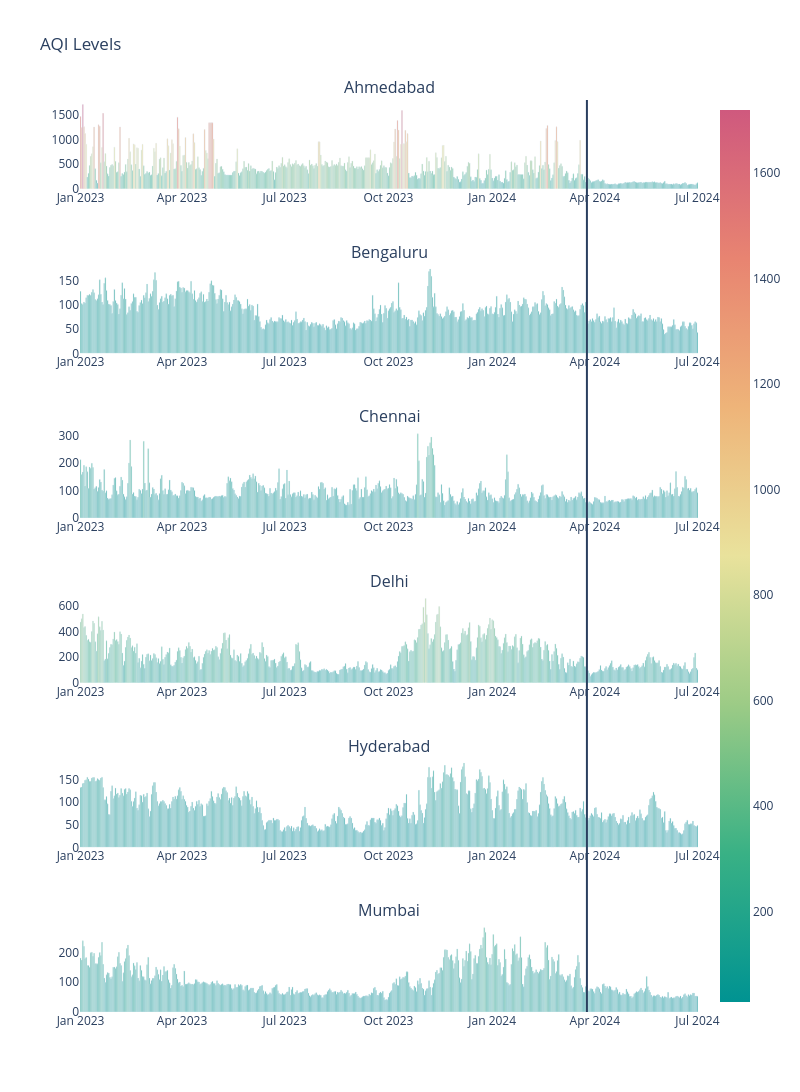

The code cell stored with this chart in its notebook:
### Code cell
AQI_pivot = AQI.pivot(index='Date', columns='City', values='AQI')
AQI_pivot.fillna(method='bfill',inplace=True)


from plotly.subplots import make_subplots
import plotly.graph_objects as go

fig = make_subplots(
    rows=6, cols=1,
    subplot_titles=("Ahmedabad","Bengaluru","Chennai","Delhi",'Hyderabad','Mumbai'))

fig.add_trace(go.Bar(x=AQI_pivot.index, y=AQI_pivot['Ahmedabad'],
                    marker=dict(color=AQI_pivot['Ahmedabad'],coloraxis="coloraxis")),
              1, 1)
fig.add_trace(go.Bar(x=AQI_pivot.index, y=AQI_pivot['Bengaluru'],
                    marker=dict(color=AQI_pivot['Bengaluru'], coloraxis="coloraxis")),
              2, 1)
fig.add_trace(go.Bar(x=AQI_pivot.index, y=AQI_pivot['Chennai'],
                    marker=dict(color=AQI_pivot['Chennai'], coloraxis="coloraxis")),
              3, 1)
fig.add_trace(go.Bar(x=AQI_pivot.index, y=AQI_pivot['Delhi'],
                    marker=dict(color=AQI_pivot['Delhi'], coloraxis="coloraxis")),
              4, 1)
fig.add_trace(go.Bar(x=AQI_pivot.index, y=AQI_pivot['Hyderabad'],
                    marker=dict(color=AQI_pivot['Hyderabad'], coloraxis="coloraxis")),
              5, 1)
fig.add_trace(go.Bar(x=AQI_pivot.index, y=AQI_pivot['Mumbai'],
                    marker=dict(color=AQI_pivot['Mumbai'], coloraxis="coloraxis")),
              6, 1)

fig.update_layout(coloraxis=dict(colorscale='Temps'),showlegend=False,title_text="AQI Levels")

fig.update_layout(plot_bgcolor='white')

fig.update_layout( width=800,height=1200,shapes=[
      dict(
      type= 'line',
      yref= 'paper', y0= 0, y1= 1,
      xref= 'x', x0= '2024-03-25', x1= '2024-03-25'
    )
])

fig.show()

### Figure 1 — Plotly figure (JSON) as saved in the notebook; plotly's stock layout.template omitted (floating-point values rounded to 4 significant figures; data arrays with more than 128 entries replaced by an {"elided": "..."} marker saying what was removed)
{"data": [{"marker": {"color": {"elided": "548 int values"}, "coloraxis": "coloraxis"}, "type": "bar", "x": {"elided": "548 str values"}, "xaxis": "x", "y": {"elided": "548 int values"}, "yaxis": "y"}, {"marker": {"color": {"elided": "548 int values"}, "coloraxis": "coloraxis"}, "type": "bar", "x": {"elided": "548 str values"}, "xaxis": "x2", "y": {"elided": "548 int values"}, "yaxis": "y2"}, {"marker": {"color": {"elided": "548 int values"}, "coloraxis": "coloraxis"}, "type": "bar", "x": {"elided": "548 str values"}, "xaxis": "x3", "y": {"elided": "548 int values"}, "yaxis": "y3"}, {"marker": {"color": {"elided": "548 int values"}, "coloraxis": "coloraxis"}, "type": "bar", "x": {"elided": "548 str values"}, "xaxis": "x4", "y": {"elided": "548 int values"}, "yaxis": "y4"}, {"marker": {"color": {"elided": "548 int values"}, "coloraxis": "coloraxis"}, "type": "bar", "x": {"elided": "548 str values"}, "xaxis": "x5", "y": {"elided": "548 int values"}, "yaxis": "y5"}, {"marker": {"color": {"elided": "548 int values"}, "coloraxis": "coloraxis"}, "type": "bar", "x": {"elided": "548 str values"}, "xaxis": "x6", "y": {"elided": "548 int values"}, "yaxis": "y6"}], "layout": {"annotations": [{"font": {"size": 16}, "showarrow": false, "text": "Ahmedabad", "x": 0.5, "xanchor": "center", "xref": "paper", "y": 1.0, "yanchor": "bottom", "yref": "paper"}, {"font": {"size": 16}, "showarrow": false, "text": "Bengaluru", "x": 0.5, "xanchor": "center", "xref": "paper", "y": 0.8194, "yanchor": "bottom", "yref": "paper"}, {"font": {"size": 16}, "showarrow": false, "text": "Chennai", "x": 0.5, "xanchor": "center", "xref": "paper", "y": 0.6389, "yanchor": "bottom", "yref": "paper"}, {"font": {"size": 16}, "showarrow": false, "text": "Delhi", "x": 0.5, "xanchor": "center", "xref": "paper", "y": 0.4583, "yanchor": "bottom", "yref": "paper"}, {"font": {"size": 16}, "showarrow": false, "text": "Hyderabad", "x": 0.5, "xanchor": "center", "xref": "paper", "y": 0.2778, "yanchor": "bottom", "yref": "paper"}, {"font": {"size": 16}, "showarrow": false, "text": "Mumbai", "x": 0.5, "xanchor": "center", "xref": "paper", "y": 0.09722, "yanchor": "bottom", "yref": "paper"}], "coloraxis": {"colorscale": [[0, "rgb(0, 147, 146)"], [0.1667, "rgb(57, 177, 133)"], [0.3333, "rgb(156, 203, 134)"], [0.5, "rgb(233, 226, 156)"], [0.6667, "rgb(238, 180, 121)"], [0.8333, "rgb(232, 132, 113)"], [1, "rgb(207, 89, 126)"]]}, "height": 1200, "plot_bgcolor": "white", "shapes": [{"type": "line", "x0": "2024-03-25", "x1": "2024-03-25", "xref": "x", "y0": 0, "y1": 1, "yref": "paper"}], "showlegend": false, "title": {"text": "AQI Levels"}, "width": 800, "xaxis": {"anchor": "y", "autorange": true, "domain": [0, 1], "range": ["2022-12-31 12:00", "2024-07-01 12:00"], "type": "date"}, "xaxis2": {"anchor": "y2", "autorange": true, "domain": [0, 1], "range": ["2022-12-31 12:00", "2024-07-01 12:00"], "type": "date"}, "xaxis3": {"anchor": "y3", "autorange": true, "domain": [0, 1], "range": ["2022-12-31 12:00", "2024-07-01 12:00"], "type": "date"}, "xaxis4": {"anchor": "y4", "autorange": true, "domain": [0, 1], "range": ["2022-12-31 12:00", "2024-07-01 12:00"], "type": "date"}, "xaxis5": {"anchor": "y5", "autorange": true, "domain": [0, 1], "range": ["2022-12-31 12:00", "2024-07-01 12:00"], "type": "date"}, "xaxis6": {"anchor": "y6", "autorange": true, "domain": [0, 1], "range": ["2022-12-31 12:00", "2024-07-01 12:00"], "type": "date"}, "yaxis": {"anchor": "x", "autorange": true, "domain": [0.9028, 1.0], "range": [0, 1809.0], "type": "linear"}, "yaxis2": {"anchor": "x2", "autorange": true, "domain": [0.7222, 0.8194], "range": [0, 183.2], "type": "linear"}, "yaxis3": {"anchor": "x3", "autorange": true, "domain": [0.5417, 0.6389], "range": [0, 322.1], "type": "linear"}, "yaxis4": {"anchor": "x4", "autorange": true, "domain": [0.3611, 0.4583], "range": [0, 693.7], "type": "linear"}, "yaxis5": {"anchor": "x5", "autorange": true, "domain": [0.1806, 0.2778], "range": [0, 195.8], "type": "linear"}, "yaxis6": {"anchor": "x6", "autorange": true, "domain": [0, 0.09722], "range": [0, 297.9], "type": "linear"}}}
